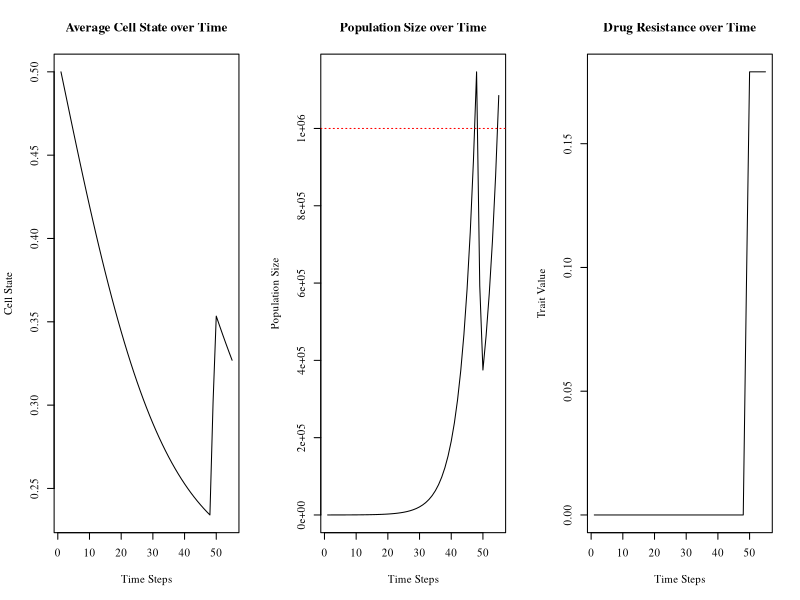

Source code (R):
#Code written by Anuraag Bukkuri, expanded from code provided in "Advancing population ecology with integral projection models: a practical guide" - Merow et al 2013

params = data.frame(
  txon = FALSE,
  endtx = 200)

pausetx=0
varG = .05
varF = .05
lexp = 1.5 #1.5
beta = 1.5 
evolv = 1 #1,4
natd = .01*evolv
bex = -.6

ti = 0
vpar1 = .01
vpar2 = .3
vpar3 = .4
plotstop = 0
starttx=0
min = 0
max = 1
n = 100
tol = 1e-8
bc = min + c(0:n) * (max - min)/n
y = 0.5 * (bc[1:n] + bc[2:(n+1)])
h = y[2] - y[1]

Nt = rnorm(n,.5,0)
sim_steps = params$endtx-1
v = 0

popsize = vector(,sim_steps)
evoldyn = vector(,sim_steps)
avgtemp = vector(,length(y))
avgplot = vector(,sim_steps)

for (i in 1:sim_steps) {
  
  total_cells = sum(Nt)
  Ntnorm = Nt / total_cells
  popsize[i] = total_cells
  evoldyn[i] = v
  for (j in 1:length(y)) {avgtemp[j] = y[j] * Ntnorm[j]}
  avgcell = sum(avgtemp)
  avgplot[i] = avgcell
  
  if (i>=48 && i>=pausetx+10 && params$txon==FALSE){starttx=i
  params$txon=TRUE} #drug holiday
  
  if ((params$txon==TRUE && i>=starttx+2)){params$txon=FALSE
  pausetx=i} #tx period

  if ((total_cells>popsize[i-1] && params$txon==TRUE && ti==0 && i>starttx||total_cells<10)){ti=i} #treatment failure
  
  if ((total_cells>1e6 && i>starttx||total_cells<10)){plotstop=i
  break} #time to progression
  
  if (params$txon==TRUE) {m=1}
  else {m=0}
  
  l.x = function(x, params) {exp(lexp*x)}
  
  b.x = function(x, params) {.3*exp(bex*x)} #.4,.5
  
  s.x = function(x, params) {
    return(1-natd-m/(l.x(x,params=params)+beta*v))}
  
  s.x2 = function(x, params) {
    return(1-natd-m/(l.x(x,params=params)+beta*(v+.00001)))}
  
  g.yx = function(xp, x, params) {dnorm(xp,mean=x,sd= varG)}
  
  f.yx = function(xp, x, params) {dnorm(xp,mean=x,sd= varF)}
  
  dsdv <-outer(y, y, function(xp,x,params) {beta*m/(beta*v+exp(lexp*x))^2}, params=params)
  
  dkds <-outer(y, y, function(xp,x,params) {g.yx(xp,x,params)},params=params)
  
  
  F = h*outer(y, y, f.yx, params=params)
  B = b.x(y, params=params)
  G = h*outer(y, y, g.yx, params=params)
  S = s.x(y, params=params)
  Q = F
  P = G
  for (j in 1:n) {
    Q[, j] = F[, j] * B[j]
    P[, j] = G[, j] * S[j]
  }
  
  #ADRN Eviction
  for (j in 1:(n / 2)) {
    F[1, j] <- F[1, j] + 1 - sum(F[, j])
    Q[, j] <- F[, j] * B[j]
    G[1, j] <- G[1, j] + 1 - sum(G[, j])
    P[, j] <- G[, j] * S[j]
  }
  
  #MES Eviction
  for (j in (n / 2 + 1):n) {
    F[n, j] <- F[n, j] + 1 - sum(F[, j])
    Q[, j] <- F[, j] * B[j]
    G[n, j] <- G[n, j] + 1 - sum(G[, j])
    P[, j] <- G[, j] * S[j]
  }
  
  K = P + Q
  Nt1 = K %*% Nt
  Nt = Nt1
  
  lam <- abs(eigen(K)$values[1])
  w.eigen <- abs(eigen(K)$vectors[, 1])
  stable.dist <- w.eigen/sum(w.eigen)
  v.eigen <- abs(eigen(t(K))$vectors[, 1])
  repro.val <- v.eigen/v.eigen[1]
  v.dot.w = sum(stable.dist * repro.val) * h
  sens = outer(repro.val, stable.dist)/v.dot.w
  
  sensv <- sum(sens*(dkds * dsdv)) * h ^ 2
  v <- v + evolv * sum(sensv) / lam
  
  # jpeg(file = paste("/Users/an7531bu/Downloads/",i))
  # plot(y,Nt,xlab = "State",ylab = "Population Density",type = 'l',main = paste("State distribution: Time ", i),family='serif')
  # dev.off()
}

#message('Drug Resistance Level:',v)
#message('Average Cell State:',avgcell)
message('Nadir of Population:',min(popsize[-c(1:48,plotstop+1:params$endtx)]))
message('Time to Progression:',plotstop-48)
message('Time to Failure:',ti-48)

par(mfrow = c(1, 3))#,oma=c(1,0,2,0))
plot(avgplot[-c(plotstop+1:params$endtx)],xlab = "Time Steps",ylab='Cell State',type = 'l',main = 'Average Cell State over Time',family='serif')
plot(popsize[-c(plotstop+1:params$endtx)],xlab = "Time Steps",ylab = 'Population Size',main = 'Population Size over Time',type = 'l',family='serif')
abline(h=1e6,col='red',lty=3)
plot(evoldyn[-c(plotstop+1:params$endtx)],xlab = "Time Steps",ylab = 'Trait Value',main = 'Drug Resistance over Time',type = 'l',family='serif')